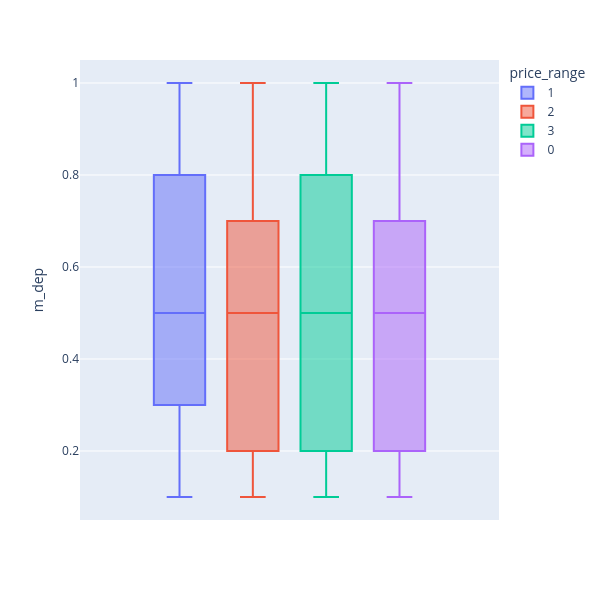

Notebook code for this chart:
### Code cell
fig = px.box(df, y='m_dep', color='price_range')
fig.update_layout(
    height=600,  # set the height in pixels
    width=600    # set the width in pixels
)
fig.show()

### Figure 1 — Plotly figure (JSON) as saved in the notebook; plotly's stock layout.template omitted (floating-point values rounded to 4 significant figures; data arrays with more than 128 entries replaced by an {"elided": "..."} marker saying what was removed)
{"data": [{"alignmentgroup": "True", "hovertemplate": "price_range=1<br>m_dep=%{y}<extra></extra>", "legendgroup": "1", "marker": {"color": "#636efa"}, "name": "1", "notched": false, "offsetgroup": "1", "orientation": "v", "showlegend": true, "type": "box", "x0": " ", "xaxis": "x", "y": {"elided": "500 float values"}, "y0": " ", "yaxis": "y"}, {"alignmentgroup": "True", "hovertemplate": "price_range=2<br>m_dep=%{y}<extra></extra>", "legendgroup": "2", "marker": {"color": "#EF553B"}, "name": "2", "notched": false, "offsetgroup": "2", "orientation": "v", "showlegend": true, "type": "box", "x0": " ", "xaxis": "x", "y": {"elided": "500 float values"}, "y0": " ", "yaxis": "y"}, {"alignmentgroup": "True", "hovertemplate": "price_range=3<br>m_dep=%{y}<extra></extra>", "legendgroup": "3", "marker": {"color": "#00cc96"}, "name": "3", "notched": false, "offsetgroup": "3", "orientation": "v", "showlegend": true, "type": "box", "x0": " ", "xaxis": "x", "y": {"elided": "500 float values"}, "y0": " ", "yaxis": "y"}, {"alignmentgroup": "True", "hovertemplate": "price_range=0<br>m_dep=%{y}<extra></extra>", "legendgroup": "0", "marker": {"color": "#ab63fa"}, "name": "0", "notched": false, "offsetgroup": "0", "orientation": "v", "showlegend": true, "type": "box", "x0": " ", "xaxis": "x", "y": {"elided": "500 float values"}, "y0": " ", "yaxis": "y"}], "layout": {"boxmode": "group", "height": 600, "legend": {"title": {"text": "price_range"}, "tracegroupgap": 0}, "margin": {"t": 60}, "width": 600, "xaxis": {"anchor": "y", "autorange": true, "domain": [0, 1], "range": [-0.5, 0.5], "type": "category"}, "yaxis": {"anchor": "x", "autorange": true, "domain": [0, 1], "range": [0.05, 1.05], "title": {"text": "m_dep"}, "type": "linear"}}}
